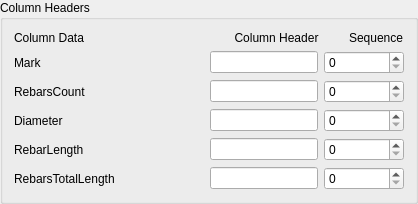
        <widget class="QGroupBox" name="columnHeaders">
         <property name="title">
          <string>Column Headers</string>
         </property>
         <layout class="QVBoxLayout" name="verticalLayout">
          <item>
           <layout class="QHBoxLayout" name="horizontalLayout">
            <item>
             <widget class="QLabel" name="columnDataLabel">
              <property name="sizePolicy">
               <sizepolicy hsizetype="Fixed" vsizetype="Preferred">
                <horstretch>0</horstretch>
                <verstretch>0</verstretch>
               </sizepolicy>
              </property>
              <property name="minimumSize">
               <size>
                <width>190</width>
                <height>0</height>
               </size>
              </property>
              <property name="text">
               <string>Column Data</string>
              </property>
              <property name="alignment">
               <set>Qt::AlignLeading|Qt::AlignLeft|Qt::AlignVCenter</set>
              </property>
             </widget>
            </item>
            <item>
             <widget class="QLabel" name="columnHeaderLabel">
              <property name="sizePolicy">
               <sizepolicy hsizetype="Expanding" vsizetype="Preferred">
                <horstretch>0</horstretch>
                <verstretch>0</verstretch>
               </sizepolicy>
              </property>
              <property name="text">
               <string>Column Header</string>
              </property>
              <property name="alignment">
               <set>Qt::AlignCenter</set>
              </property>
             </widget>
            </item>
            <item>
             <widget class="QLabel" name="columnSequenceLabel">
              <property name="text">
               <string>Sequence</string>
              </property>
             </widget>
            </item>
           </layout>
          </item>
          <item>
           <layout class="QHBoxLayout" name="horizontalLayout_2">
            <item>
             <widget class="QLabel" name="mark">
              <property name="minimumSize">
               <size>
                <width>190</width>
                <height>0</height>
               </size>
              </property>
              <property name="text">
               <string>Mark</string>
              </property>
             </widget>
            </item>
            <item>
             <widget class="Gui::PrefLineEdit" name="markHeader">
              <property name="prefEntry" stdset="0">
               <cstring>display</cstring>
              </property>
              <property name="prefPath" stdset="0">
               <cstring>Mod/RebarTools/BOM/ColumnHeaders/Mark</cstring>
              </property>
             </widget>
            </item>
            <item>
             <widget class="Gui::PrefSpinBox" name="markSequence">
              <property name="minimumSize">
               <size>
                <width>80</width>
                <height>0</height>
               </size>
              </property>
              <property name="toolTip">
               <string>Set sequence to 0 to hide column</string>
              </property>
              <property name="prefEntry" stdset="0">
               <cstring>sequence</cstring>
              </property>
              <property name="prefPath" stdset="0">
               <cstring>Mod/RebarTools/BOM/ColumnHeaders/Mark</cstring>
              </property>
             </widget>
            </item>
           </layout>
          </item>
          <item>
           <layout class="QHBoxLayout" name="horizontalLayout_3">
            <item>
             <widget class="QLabel" name="rebarsCount">
              <property name="minimumSize">
               <size>
                <width>190</width>
                <height>0</height>
               </size>
              </property>
              <property name="text">
               <string>RebarsCount</string>
              </property>
             </widget>
            </item>
            <item>
             <widget class="Gui::PrefLineEdit" name="rebarsCountHeader">
              <property name="prefEntry" stdset="0">
               <cstring>display</cstring>
              </property>
              <property name="prefPath" stdset="0">
               <cstring>Mod/RebarTools/BOM/ColumnHeaders/RebarsCount</cstring>
              </property>
             </widget>
            </item>
            <item>
             <widget class="Gui::PrefSpinBox" name="rebarsCountSequence">
              <property name="minimumSize">
               <size>
                <width>80</width>
                <height>0</height>
               </size>
              </property>
              <property name="toolTip">
               <string>Set sequence to 0 to hide column</string>
              </property>
              <property name="prefEntry" stdset="0">
               <cstring>sequence</cstring>
              </property>
              <property name="prefPath" stdset="0">
               <cstring>Mod/RebarTools/BOM/ColumnHeaders/RebarsCount</cstring>
              </property>
             </widget>
            </item>
           </layout>
          </item>
          <item>
           <layout class="QHBoxLayout" name="horizontalLayout_4">
            <item>
             <widget class="QLabel" name="diameter">
              <property name="minimumSize">
               <size>
                <width>190</width>
                <height>0</height>
               </size>
              </property>
              <property name="text">
               <string>Diameter</string>
              </property>
             </widget>
            </item>
            <item>
             <widget class="Gui::PrefLineEdit" name="diameterHeader">
              <property name="prefEntry" stdset="0">
               <cstring>display</cstring>
              </property>
              <property name="prefPath" stdset="0">
               <cstring>Mod/RebarTools/BOM/ColumnHeaders/Diameter</cstring>
              </property>
             </widget>
            </item>
            <item>
             <widget class="Gui::PrefSpinBox" name="diameterSequence">
              <property name="minimumSize">
               <size>
                <width>80</width>
                <height>0</height>
               </size>
              </property>
              <property name="toolTip">
               <string>Set sequence to 0 to hide column</string>
              </property>
              <property name="prefEntry" stdset="0">
               <cstring>sequence</cstring>
              </property>
              <property name="prefPath" stdset="0">
               <cstring>Mod/RebarTools/BOM/ColumnHeaders/Diameter</cstring>
              </property>
             </widget>
            </item>
           </layout>
          </item>
          <item>
           <layout class="QHBoxLayout" name="horizontalLayout_5">
            <item>
             <widget class="QLabel" name="rebarLength">
              <property name="minimumSize">
               <size>
                <width>190</width>
                <height>0</height>
               </size>
              </property>
              <property name="text">
               <string>RebarLength</string>
              </property>
             </widget>
            </item>
            <item>
             <widget class="Gui::PrefLineEdit" name="rebarLengthHeader">
              <property name="prefEntry" stdset="0">
               <cstring>display</cstring>
              </property>
              <property name="prefPath" stdset="0">
               <cstring>Mod/RebarTools/BOM/ColumnHeaders/RebarLength</cstring>
              </property>
             </widget>
            </item>
            <item>
             <widget class="Gui::PrefSpinBox" name="rebarLengthSequence">
              <property name="minimumSize">
               <size>
                <width>80</width>
                <height>0</height>
               </size>
              </property>
              <property name="toolTip">
               <string>Set sequence to 0 to hide column</string>
              </property>
              <property name="prefEntry" stdset="0">
               <cstring>sequence</cstring>
              </property>
              <property name="prefPath" stdset="0">
               <cstring>Mod/RebarTools/BOM/ColumnHeaders/RebarLength</cstring>
              </property>
             </widget>
            </item>
           </layout>
          </item>
          <item>
           <layout class="QHBoxLayout" name="horizontalLayout_6">
            <item>
             <widget class="QLabel" name="rebarTotalLength">
              <property name="minimumSize">
               <size>
                <width>190</width>
                <height>0</height>
               </size>
              </property>
              <property name="text">
               <string>RebarsTotalLength</string>
              </property>
             </widget>
            </item>
            <item>
             <widget class="Gui::PrefLineEdit" name="rebarTotalLengthHeader">
              <property name="prefEntry" stdset="0">
               <cstring>display</cstring>
              </property>
              <property name="prefPath" stdset="0">
               <cstring>Mod/RebarTools/BOM/ColumnHeaders/RebarsTotalLength</cstring>
              </property>
             </widget>
            </item>
            <item>
             <widget class="Gui::PrefSpinBox" name="rebarTotalLengthSequence">
              <property name="minimumSize">
               <size>
                <width>80</width>
                <height>0</height>
               </size>
              </property>
              <property name="toolTip">
               <string>Set sequence to 0 to hide column</string>
              </property>
              <property name="prefEntry" stdset="0">
               <cstring>sequence</cstring>
              </property>
              <property name="prefPath" stdset="0">
               <cstring>Mod/RebarTools/BOM/ColumnHeaders/RebarsTotalLength</cstring>
              </property>
             </widget>
            </item>
           </layout>
          </item>
         </layout>
        </widget>
